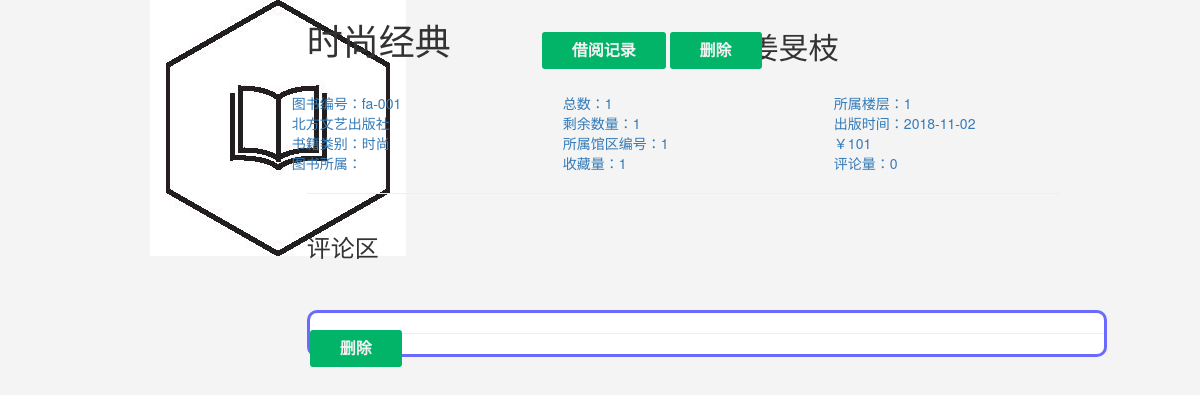
The app's page /high_likes.php with its own data.
### tables this page shows
CREATE TABLE IF NOT EXISTS `book` (
  `book_id` varchar(100) NOT NULL,
  `name` varchar(100) NOT NULL,
  `writer` varchar(100) NOT NULL,
  `publish` varchar(100) NOT NULL,
  `sum` int(4) NOT NULL,
  `rest_num` int(4) NOT NULL,
  `book_cat` varchar(100) NOT NULL,
  `floor` int(4) NOT NULL,
  `library_id` int(10) NOT NULL,
  `infromation` varchar(1000) NOT NULL,
  `publish_time` date NOT NULL,
  `price` int(10) NOT NULL,
  `score` int(100) NOT NULL,
  `yuyue` varchar(100) DEFAULT NULL,
  `likes` varchar(1000) NOT NULL,
  PRIMARY KEY (`book_id`)
);

### dbtools.inc.php (called while the page is built, shortened)
<?php
  function execute_sql($link, $database, $sql)
  {
    mysqli_select_db($link, $database)
      or die("開啟資料庫失敗: " . mysqli_error($link));
    $result = mysqli_query($link, $sql);
    return $result;
  }
?>

### high_likes.php (the view, shortened to what this page needs)
<?php
require_once("dbtools.inc.php");
$link = create_connection();
$id=$_POST["id"];
$sql = "SELECT * FROM `book` WHERE likes = (SELECT MAX(likes) FROM book)  ";
$result = execute_sql($link, "library", $sql);
  $row=mysqli_fetch_row($result);
	$sql1 = "SELECT reader_id FROM `borrow` WHERE return_time IS NULL AND book_id='$id' ";
    $result1 = execute_sql($link, "library", $sql1);
	$row1=mysqli_fetch_row($result1);
	$a=$row1[0];
	$sql2 = "SELECT COUNT(comment_id) FROM `comment` WHERE book_id='$id'";
	 $result2 = execute_sql($link, "library", $sql2);
	$row2=mysqli_fetch_row($result2);
	$b=$row2[0];
	$sql3 ="SELECT COUNT(collect_id) FROM `collect` WHERE book_id='$id' ";
	$result3 = execute_sql($link, "library", $sql3);
	$row3=mysqli_fetch_row($result3);
	$c=$row3[0];
?>
<!DOCTYPE html>
<html lang="">
<head>
<link rel="stylesheet" href="http://maxcdn.bootstrapcdn.com/bootstrap/3.3.0/css/bootstrap.min.css">
<link rel="stylesheet" href="css/style.css">
<link rel="stylesheet" href="css/responsive.css">
<link href="http://maxcdn.bootstrapcdn.com/font-awesome/4.2.0/css/font-awesome.min.css" rel="stylesheet">
</head>
<body>
<div class="container">
	<div id="header" class="row">
		<div class="col-sm-2">
			<img class="propic" src="img/1.jpg" alt="">
		</div>
		<div class="col-sm-10">
			<div class="cv-title">
				<div class="row">
					<div class="col-sm-7">
						<h1><?php echo"$row[1]";?></h1>
					</div>
			<div id="login_click" style="margin:40px 250px;">
		  <a id="btlogin" style=" background:#01B468" onclick="window.open('jieyue.php')">借阅记录</a>
		  <a id="btlogin" style=" background:#01B468" onclick="window.open('delete_book.php')">删除</a>
		 </div>
	<div style="margin:30px 100px;">
				<h2><?php echo"$row[2]";?></h2>
			</div>
			<div class="row">
				<div class="col-sm-4">
					<ul class="list-unstyled">
						<li><a href="">图书编号：<?php echo"$row[0]";?></a>
						</li>
						<li><a href=""><?php echo"$row[3]";?></a>
						</li>
						<li><a href="">书籍类别：<?php echo"$row[6]";?></a>
						</li>
						<li><a href="">图书所属：<?php echo"$a";?></a>
						</li>
					</ul>
				</div>
				<div class="col-sm-4">
					<ul class="list-unstyled">
						<li><a href="">总数：<?php echo"$row[4]";?></a>
						</li>
						<li><a href="">剩余数量：<?php echo"$row[5]";?></a>
						</li>
						<li><a href="">所属馆区编号：<?php echo"$row[8]";?></a>
						</li>
						<li><a href="">收藏量：<?php echo"$c";?></a>
						</li>
					</ul>
				</div>
				<div class="col-sm-4">
					<ul class="list-unstyled">
						<li><a href="">所属楼层：<?php echo"$row[7]";?></a>
						</li>
						<li><a href="">出版时间：<?php echo"$row[10]";?></a>
						</li>
						<li><a href="">￥<?php echo"$row[11]";?></a>
						</li>
						<li><a href="">评论量：<?php echo"$b";?></a>
						</li>
					</ul>
				</div>
			</div>
		</div>
	</div>
	<hr class="firsthr">
		<div id="statement" class="row mobmid">
			<div class="col-sm-11">
				<h3>评论区</h3>
				<div class="tyg-div-denglv">
				<div class="tyg-div-form">
				<form name="myForm" action="delete_comments.php" method="post" >
				  <table id="table-1" >
    <p align='center'>
	<div id="login_click" style="margin:5px 0px;">
	  <a id="btlogin"  onClick="check_data()">删除</a>
		 </div>
	</form>
			</div>
		</div>
		<hr>
</div>
</body>
</html>

### js/style.css (style rules this page uses)
img { vertical-align:bottom; }
a { text-decoration:none; }
ul { list-style-type: none; margin:0; padding:0; }
body,html { padding:0;margin:0; background-color:#F4F4F4; }
.container,.container-footer { position:relative; width: 1200px; margin-left:-600px; left:50%; }
@media only screen and (max-width: 1200px) { #main-header,.navbar,.container,.container-footer,.thank,.oldnew,.copyright { width:940px; margin-left:-465px; } }

### high_likes.php (style rules this page uses)
#login_click { margin-top:10px; height:40px; }
#login_click a { text-decoration:none; color:#f2f2f2; padding: 10px 10px 10px 10px; font-size:16px; font-family: 微软雅黑,宋体,Arial,Helvetica,Verdana,sans-serif; font-weight:bold; border-radius:3px; -webkit-transition:all linear 0.30s; -moz-transition:all linear 0.30s; transition:all linear 0.30s; }
.tyg-div-denglv {  float:right; position:middle; right:3%;top:0%; }
.tyg-div-form { background-color:white; border-style:solid; border-radius:10px; width:800px; height:auto; margin:50px auto 0 auto; color:#6A6AFF; }
#table-1 { border-bottom-width: 1px; border-bottom-style: solid; border-bottom-color: rgb(230, 189, 189); }
#login_click { margin-top:32px; height:40px;position:absolute; }
#login_click a { text-decoration:none; background:#01B468; color:#f2f2f2; padding: 10px 30px 10px 30px; font-size:16px; font-family: 微软雅黑,宋体,Arial,Helvetica,Verdana,sans-serif; font-weight:bold; border-radius:3px; -webkit-transition:all linear 0.30s; -moz-transition:all linear 0.30s; transition:all linear 0.30s; }

### records on screen
book: name "时尚经典", writer "姜旻枝", book_id "fa-001", publish "北方文艺出版社", book_cat "时尚", sum "1", rest_num "1", library "1", floor "1", publish_time "2018-11-02", price "101"

### other values on screen
$c "1"
$b "0"
